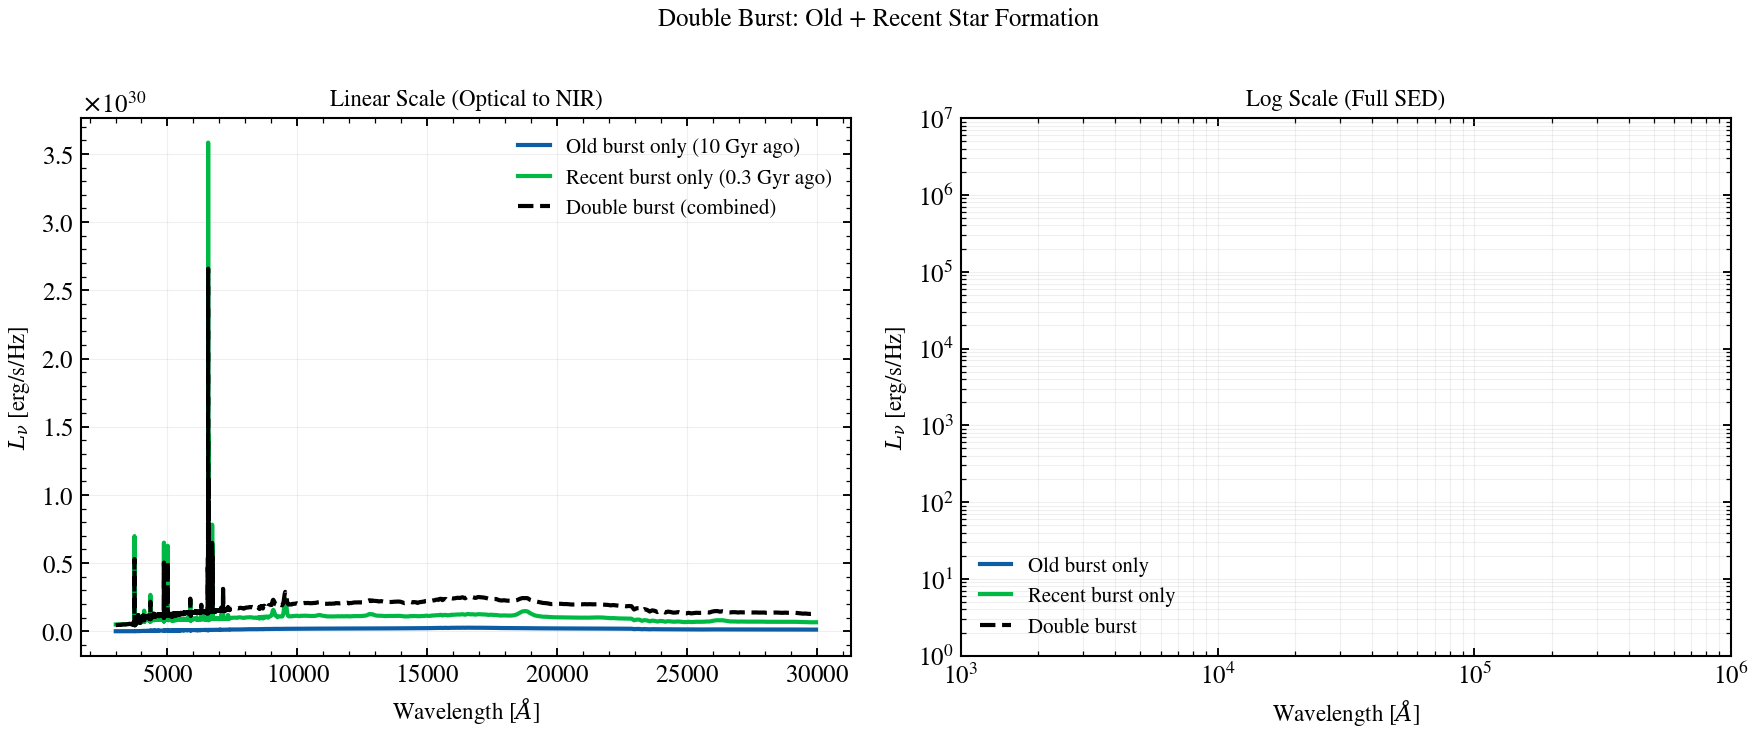

This figure's Python source:
"""
SFH with Double Bursts: Old and Recent Star Formation
====================================================

Demonstrate a galaxy with two distinct star formation events:
an old burst + a recent burst. Show how the SED reflects
both young and old stellar populations.
"""

# sphinx_gallery_thumbnail_number = 1

from pathlib import Path

import jax
import matplotlib.pyplot as plt
import numpy as np

jax.config.update("jax_enable_x64", True)

from tengri import Fixed, Parameters, SEDModel, load_ssp_data
from tengri.analysis.plotting import setup_style

setup_style()


def _find_ssp():
    """Find SSP data file in standard locations."""
    name = "ssp_prsc_miles_chabrier_wNE_logGasU-3.0_logGasZ0.0.h5"
    for p in [
        Path("data") / name,
        Path("../data") / name,
        Path("../../data") / name,
        Path("../../../data") / name,
    ]:
        if p.exists():
            return str(p)
    return None


SSP_PATH = _find_ssp()
if SSP_PATH is None:
    raise FileNotFoundError("SSP data not found — skipping example")

ssp = load_ssp_data(SSP_PATH)

# Shared baseline
shared = dict(
    met_logzsol=Fixed(-0.3),
    dust_tau_bc=Fixed(0.2),
    dust_tau_diff=Fixed(0.15),
    dust_slope=Fixed(-0.7),
    redshift=Fixed(0.1),
)

# Old burst only (10 Gyr ago)
spec_old = Parameters(
    mean_sfh_type="tsnorm",
    sfh_tsnorm_log_peak_sfr=Fixed(1.0),
    sfh_tsnorm_peak_lbt_gyr=Fixed(10.0),
    sfh_tsnorm_width_gyr=Fixed(0.5),
    sfh_tsnorm_skew=Fixed(0.1),
    sfh_tsnorm_trunc=Fixed(2.0),
    **shared,
)
model_old = SEDModel(spec_old, ssp)

# Recent burst only (0.3 Gyr ago)
spec_recent = Parameters(
    mean_sfh_type="tsnorm",
    sfh_tsnorm_log_peak_sfr=Fixed(1.0),
    sfh_tsnorm_peak_lbt_gyr=Fixed(0.3),
    sfh_tsnorm_width_gyr=Fixed(0.5),
    sfh_tsnorm_skew=Fixed(0.3),
    sfh_tsnorm_trunc=Fixed(2.0),
    **shared,
)
model_recent = SEDModel(spec_recent, ssp)

# Double burst: weighted sum of old and recent
spec_double = Parameters(
    mean_sfh_type="tsnorm",
    sfh_tsnorm_log_peak_sfr=Fixed(1.0),
    sfh_tsnorm_peak_lbt_gyr=Fixed(2.0),  # representative peak
    sfh_tsnorm_width_gyr=Fixed(1.5),  # broad
    sfh_tsnorm_skew=Fixed(0.2),
    sfh_tsnorm_trunc=Fixed(2.5),
    **shared,
)
model_double = SEDModel(spec_double, ssp)

# Evaluate
params_eval = {k: float(v.value) for k, v in shared.items()}

sed_old = model_old.predict_rest_sed(
    {
        **params_eval,
        "sfh_tsnorm_log_peak_sfr": 1.0,
        "sfh_tsnorm_peak_lbt_gyr": 10.0,
        "sfh_tsnorm_width_gyr": 0.5,
        "sfh_tsnorm_skew": 0.1,
        "sfh_tsnorm_trunc": 2.0,
    }
).sed
sed_recent = model_recent.predict_rest_sed(
    {
        **params_eval,
        "sfh_tsnorm_log_peak_sfr": 1.0,
        "sfh_tsnorm_peak_lbt_gyr": 0.3,
        "sfh_tsnorm_width_gyr": 0.5,
        "sfh_tsnorm_skew": 0.3,
        "sfh_tsnorm_trunc": 2.0,
    }
).sed
sed_double = model_double.predict_rest_sed(
    {
        **params_eval,
        "sfh_tsnorm_log_peak_sfr": 1.0,
        "sfh_tsnorm_peak_lbt_gyr": 2.0,
        "sfh_tsnorm_width_gyr": 1.5,
        "sfh_tsnorm_skew": 0.2,
        "sfh_tsnorm_trunc": 2.5,
    }
).sed

wave = ssp.ssp_wave

fig, (ax1, ax2) = plt.subplots(1, 2, figsize=(12, 5))

# Left: Linear (optical to NIR)
ax1.plot(
    np.array(wave[(wave > 3000) & (wave < 3e4)]),
    np.array(sed_old[(wave > 3000) & (wave < 3e4)]),
    "C0-",
    lw=2.0,
    label="Old burst only (10 Gyr ago)",
)
ax1.plot(
    np.array(wave[(wave > 3000) & (wave < 3e4)]),
    np.array(sed_recent[(wave > 3000) & (wave < 3e4)]),
    "C1-",
    lw=2.0,
    label="Recent burst only (0.3 Gyr ago)",
)
ax1.plot(
    np.array(wave[(wave > 3000) & (wave < 3e4)]),
    np.array(sed_double[(wave > 3000) & (wave < 3e4)]),
    "k--",
    lw=2.0,
    label="Double burst (combined)",
)
ax1.set_xlabel(r"Wavelength [$\AA$]", fontsize=11)
ax1.set_ylabel(r"$L_\nu$ [erg/s/Hz]", fontsize=11)
ax1.set_title("Linear Scale (Optical to NIR)", fontsize=11)
ax1.legend(fontsize=10, frameon=False)
ax1.grid(True, alpha=0.2)

# Right: Log-log (full SED)
ax2.loglog(
    wave, np.array(sed_old), "C0-", lw=2.0, label="Old burst only"
)
ax2.loglog(
    wave, np.array(sed_recent), "C1-", lw=2.0, label="Recent burst only"
)
ax2.loglog(
    wave, np.array(sed_double), "k--", lw=2.0, label="Double burst"
)
ax2.set_xlabel(r"Wavelength [$\AA$]", fontsize=11)
ax2.set_ylabel(r"$L_\nu$ [erg/s/Hz]", fontsize=11)
ax2.set_title("Log Scale (Full SED)", fontsize=11)
ax2.set_xlim(1000, 1e6)
ax2.set_ylim(1e0, 1e7)
ax2.legend(fontsize=10, frameon=False, loc="lower left")
ax2.grid(True, alpha=0.2, which="both")

fig.suptitle("Double Burst: Old + Recent Star Formation", fontsize=12, y=1.00)
fig.tight_layout()
plt.savefig("plot_sfh_double_burst.png", dpi=150, bbox_inches="tight")
plt.show()
